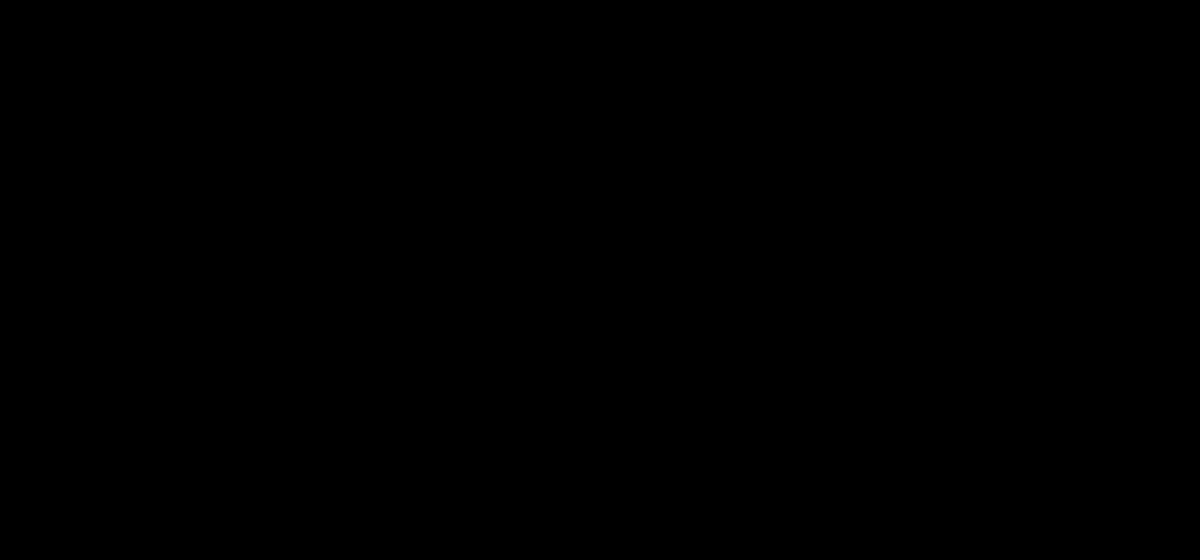
Frame 1 (no input)
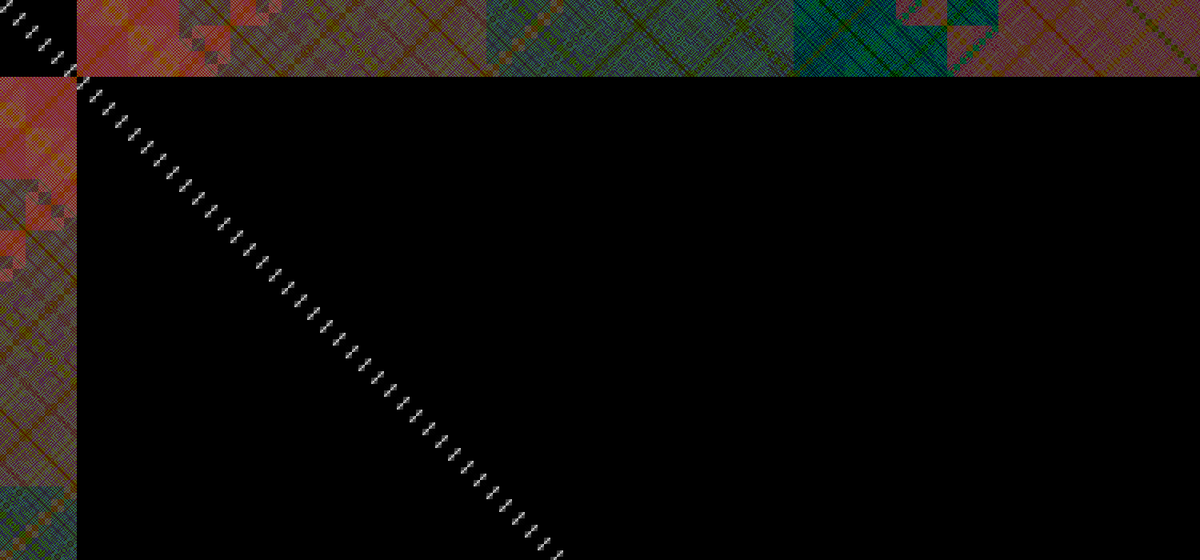
Frame 60 (the mouse pressed at the canvas centre just before this capture)
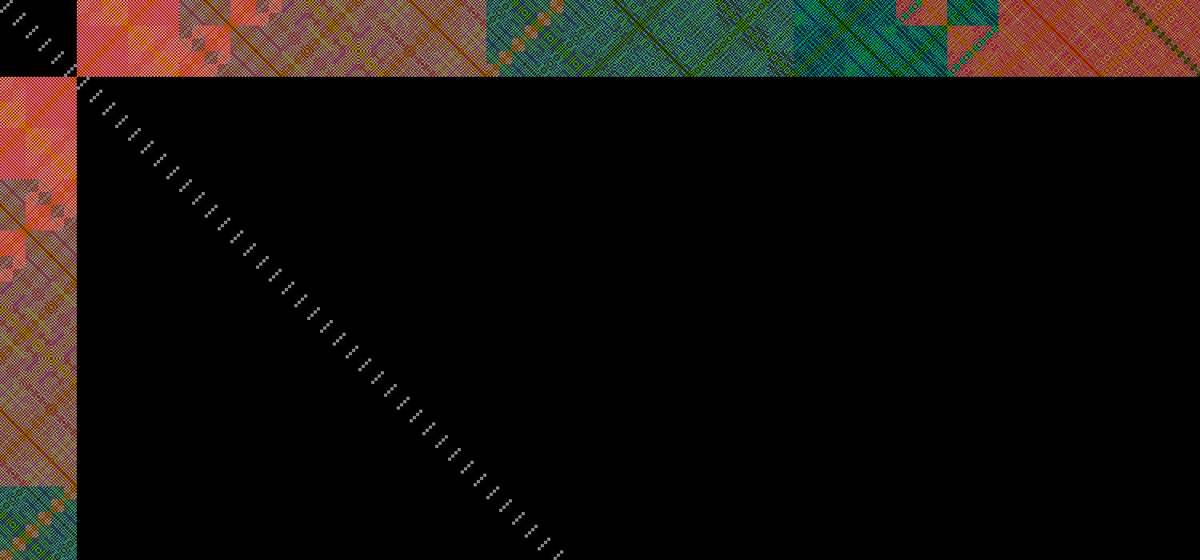
Frame 120 (the mouse held since frame 60 and released just before this capture)

The Processing sketch that drew these frames (run headless with seeded random() and noise(); from frame 60 on, the mouse is pressed at the canvas centre):

// Processing sketch: c_bitwise_6d
// ── c_bitwise_6d.pde
/**
 * Author: qp91mn64
 * License: the MIT License
 * Created: 2026-02-23
 * 
 * Modefied from c_bitwise_6c
 * 
 * Bitwise operation, square, & a to extract bits, result used as color
 * Pretty complex patterns
 * 
 * You can drag to explore different parts
 * 
 * Side effert: old patterns remain with dragging or switching
 * Use the pattern as brush?
 * Blurred effects with transparency
 * 
 * Left click: a + 1
 * Right click: a - 1
 * Press 's' to save an image
 * 
 * See different bitwise patterns:
 * Press '1': bitwise AND &
 * Press '2': bitwise OR |
 * Press '3': bitwise XOR ^ (default)
 */
int cellWidth = 1;
int cellHeight = 1;
int a = 1;  // A bitmask, also an index of patterns
int xMax;
int yMax;
int xOffset = 4000;
int yOffset = 4000;
int whichBitwiseOperator = 3;  // 1:& 2:| 3:^
int x1 = 0;
int y1 = 0;
int x2 = 0;
int y2 = 0;
String bitwiseString;
PImage image1;
void setup() {
  size(1500, 700);  // See more patterns on the screen; make sure your computer support such high resolution
  noStroke();
  xMax = (width - 1) / cellWidth + 1;  // Avoid grey egdes when `width` cannot be divided by `cellWidth`
  yMax = (height - 1) / cellHeight + 1;  // Avoid grey egdes when `height` cannot be divided by `cellHeight`
  if (whichBitwiseOperator == 1) {
    bitwiseString = "AND";
  } else if (whichBitwiseOperator == 2) {
    bitwiseString = "OR";
  } else if (whichBitwiseOperator == 3) {
    bitwiseString = "XOR";
  }
  image1 = createImage(width, height, ARGB);
  println(bitwiseString, a, binary(a));
  frameRate(64);
}
void draw() {
  a--;  // As the change of `a` a bit doesn't change the screen too much, you may use something like `a-=2;` to make it change faster
  int b = 0;
  int color1 = 0;
  int x1;
  int y1;
  image1.loadPixels();
  for (int x = 0; x < xMax; x++) {
    for (int y = 0; y < yMax; y++) {
      // Calculate values near 4096
      x1 = x + xOffset;
      y1 = y + yOffset;
      if (whichBitwiseOperator == 1) {
        b = x1 & y1;
      } else if (whichBitwiseOperator == 2) {
        b = x1 | y1;
      } else if (whichBitwiseOperator == 3) {
        b = x1 ^ y1;
      }
      color1 = a & b*b;  // Bitmask, and use the result as the color of pixels
      // Use pixels[] instead of rect() for speed
      for (int dx = 0; dx < cellWidth; dx++) {
        for (int dy = 0; dy < cellHeight; dy++) {
          image1.pixels[min(y * cellHeight + dy, height - 1) * width + min(x * cellWidth + dx, width - 1)] = color(color1);
        }
      }
    }
  }
  image1.updatePixels();
  image(image1, 0, 0);
}
void mousePressed() {
  if (x1 == 0) {
    x1 = mouseX;
    x2 = xOffset;
  }
  if (y1 == 0) {
    y1 = mouseY;
    y2 = yOffset;
  }
  if (mouseButton == LEFT) {
    a++;
    println(bitwiseString, a, binary(a));
  } else if (mouseButton == RIGHT) {
    a--;
    println(bitwiseString, a, binary(a));
  }
}
void mouseDragged() {
  xOffset = x2 - (mouseX - x1);
  yOffset = y2 - (mouseY - y1);
}
void mouseReleased() {
  println(String.format("xOffset:%d yOffset:%d", xOffset, yOffset));
  x1 = 0;
  y1 = 0;
}
void keyPressed() {
  switch (key) {
    case '1':
      if (whichBitwiseOperator != 1) {
        whichBitwiseOperator = 1;
        bitwiseString = "AND";
        println(bitwiseString, a, binary(a));
      }
      break;
    case '2':
      if (whichBitwiseOperator != 2) {
        whichBitwiseOperator = 2;
        bitwiseString = "OR";
        println(bitwiseString, a, binary(a));
      }
      break;
    case '3':
      if (whichBitwiseOperator != 3) {
        whichBitwiseOperator = 3;
        bitwiseString = "XOR";
        println(bitwiseString, a, binary(a));
      }
      break;
    case 's':
        String s = String.format("your_output/c_bitwise_6d_%s_a_%d_xOffset_%d_yOffset_%d_s%s.png", bitwiseString, a, xOffset, yOffset, stamp());  // For distinction a stamp is used
        save(s);  // Save what on the canvas directly. 
        println(String.format("Saved: %s", s));
      break;
  }
}
String stamp() {
  String stamp1 = year() + nf(month(), 2) + nf(day(), 2) + nf(hour(), 2) + nf(minute(), 2) + nf(second(), 2);  // Timestamp to the second
  stamp1 += String.format("_%d_%d", millis(), frameCount);  // Better distinction
  return stamp1;
}
